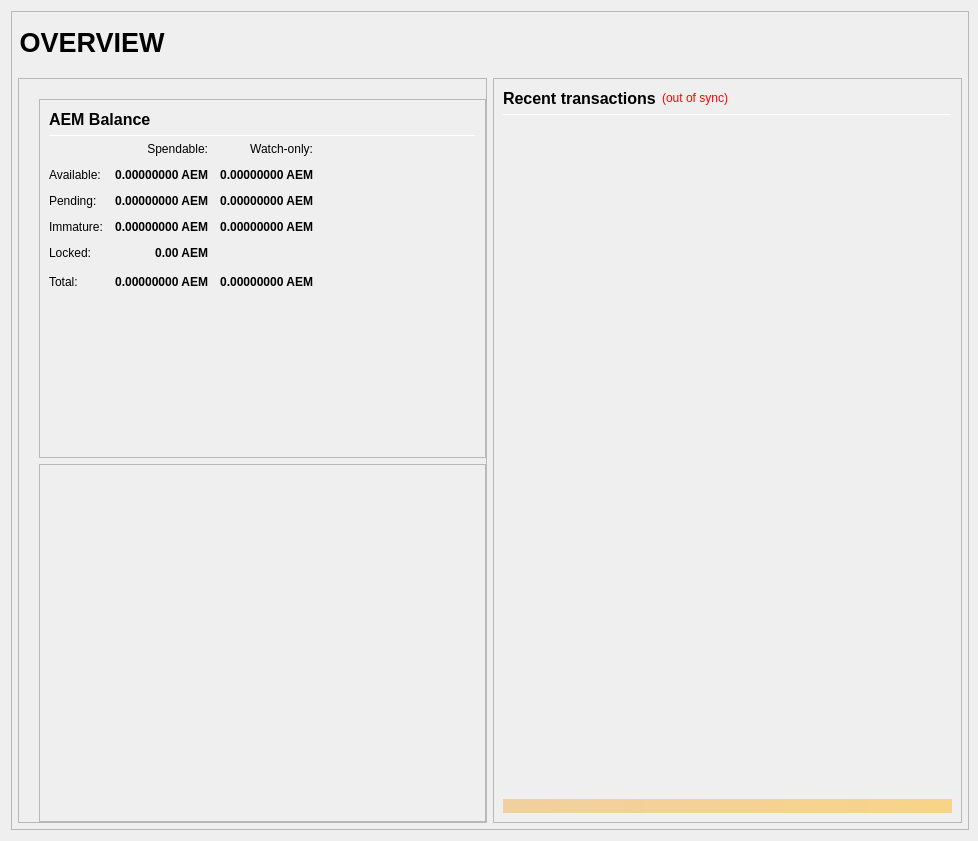
<?xml version="1.0" encoding="UTF-8"?>
<ui version="4.0">
 <class>OverviewPage</class>
 <widget class="QWidget" name="OverviewPage">
  <property name="geometry">
   <rect>
    <x>0</x>
    <y>0</y>
    <width>978</width>
    <height>841</height>
   </rect>
  </property>
  <property name="minimumSize">
   <size>
    <width>960</width>
    <height>682</height>
   </size>
  </property>
  <property name="windowTitle">
   <string>Form</string>
  </property>
  <layout class="QVBoxLayout" name="topLayout" stretch="1">
   <property name="rightMargin">
    <number>9</number>
   </property>
   <item>
    <widget class="QFrame" name="frame_BG">
     <property name="minimumSize">
      <size>
       <width>850</width>
       <height>610</height>
      </size>
     </property>
     <property name="maximumSize">
      <size>
       <width>16777215</width>
       <height>16777215</height>
      </size>
     </property>
     <property name="frameShape">
      <enum>QFrame::StyledPanel</enum>
     </property>
     <property name="frameShadow">
      <enum>QFrame::Raised</enum>
     </property>
     <layout class="QVBoxLayout" name="verticalLayout_3" stretch="1">
      <property name="leftMargin">
       <number>0</number>
      </property>
      <property name="topMargin">
       <number>0</number>
      </property>
      <property name="rightMargin">
       <number>0</number>
      </property>
      <property name="bottomMargin">
       <number>6</number>
      </property>
      <item>
       <layout class="QVBoxLayout" name="verticalLayout_Master" stretch="0,1">
        <property name="leftMargin">
         <number>0</number>
        </property>
        <property name="topMargin">
         <number>0</number>
        </property>
        <property name="rightMargin">
         <number>0</number>
        </property>
        <property name="bottomMargin">
         <number>0</number>
        </property>
        <item>
         <widget class="QFrame" name="frame_Header">
          <layout class="QVBoxLayout" name="verticalLayout_Header" stretch="0">
           <property name="leftMargin">
            <number>0</number>
           </property>
           <property name="topMargin">
            <number>0</number>
           </property>
           <property name="rightMargin">
            <number>0</number>
           </property>
           <property name="bottomMargin">
            <number>0</number>
           </property>
           <item>
            <layout class="QHBoxLayout" name="horizontalLayout_Header" stretch="1,0,1">
             <property name="spacing">
              <number>6</number>
             </property>
             <item>
              <widget class="QLabel" name="labelOverviewHeaderLeft">
               <property name="minimumSize">
                <size>
                 <width>464</width>
                 <height>60</height>
                </size>
               </property>
               <property name="maximumSize">
                <size>
                 <width>16777215</width>
                 <height>60</height>
                </size>
               </property>
               <property name="font">
                <font>
                 <pointsize>20</pointsize>
                 <weight>75</weight>
                 <bold>true</bold>
                </font>
               </property>
               <property name="text">
                <string> OVERVIEW</string>
               </property>
               <property name="alignment">
                <set>Qt::AlignLeading|Qt::AlignLeft|Qt::AlignVCenter</set>
               </property>
              </widget>
             </item>
             <item>
              <spacer name="horizontalSpacer_Header">
               <property name="orientation">
                <enum>Qt::Horizontal</enum>
               </property>
               <property name="sizeHint" stdset="0">
                <size>
                 <width>40</width>
                 <height>20</height>
                </size>
               </property>
              </spacer>
             </item>
             <item>
              <widget class="QLabel" name="labelOverviewHeaderRight">
               <property name="minimumSize">
                <size>
                 <width>464</width>
                 <height>60</height>
                </size>
               </property>
               <property name="maximumSize">
                <size>
                 <width>16777215</width>
                 <height>60</height>
                </size>
               </property>
               <property name="font">
                <font>
                 <pointsize>14</pointsize>
                </font>
               </property>
               <property name="text">
                <string/>
               </property>
               <property name="pixmap">
                <pixmap>../res/images/atheneum_logo_horizontal.png</pixmap>
               </property>
               <property name="alignment">
                <set>Qt::AlignRight|Qt::AlignTrailing|Qt::AlignVCenter</set>
               </property>
              </widget>
             </item>
            </layout>
           </item>
          </layout>
         </widget>
        </item>
        <item>
         <widget class="QFrame" name="frame_Content">
          <layout class="QVBoxLayout" name="verticalLayout_Content">
           <property name="leftMargin">
            <number>6</number>
           </property>
           <property name="topMargin">
            <number>0</number>
           </property>
           <property name="rightMargin">
            <number>6</number>
           </property>
           <property name="bottomMargin">
            <number>0</number>
           </property>
           <item>
            <layout class="QHBoxLayout" name="horizontalLayout_Content" stretch="1,1">
             <property name="spacing">
              <number>6</number>
             </property>
             <item>
              <layout class="QVBoxLayout" name="verticalLayout_left" stretch="0">
               <item>
                <widget class="QFrame" name="frameObfuscation">
                 <property name="minimumSize">
                  <size>
                   <width>0</width>
                   <height>0</height>
                  </size>
                 </property>
                 <property name="frameShape">
                  <enum>QFrame::StyledPanel</enum>
                 </property>
                 <property name="frameShadow">
                  <enum>QFrame::Raised</enum>
                 </property>
                 <layout class="QVBoxLayout" name="verticalLayout" stretch="0,0">
                  <property name="leftMargin">
                   <number>20</number>
                  </property>
                  <property name="topMargin">
                   <number>20</number>
                  </property>
                  <property name="rightMargin">
                   <number>0</number>
                  </property>
                  <property name="bottomMargin">
                   <number>0</number>
                  </property>
                  <item>
                   <widget class="QFrame" name="frame_Balances">
                    <property name="frameShape">
                     <enum>QFrame::StyledPanel</enum>
                    </property>
                    <property name="frameShadow">
                     <enum>QFrame::Raised</enum>
                    </property>
                    <layout class="QVBoxLayout" name="verticalLayout_4">
                     <item>
                      <layout class="QHBoxLayout" name="horizontalLayout_4">
                       <item>
                        <widget class="QLabel" name="label_5">
                         <property name="minimumSize">
                          <size>
                           <width>0</width>
                           <height>20</height>
                          </size>
                         </property>
                         <property name="font">
                          <font>
                           <pointsize>12</pointsize>
                           <weight>75</weight>
                           <bold>true</bold>
                          </font>
                         </property>
                         <property name="text">
                          <string>AEM Balance</string>
                         </property>
                        </widget>
                       </item>
                       <item>
                        <spacer name="horizontalSpacer_3">
                         <property name="orientation">
                          <enum>Qt::Horizontal</enum>
                         </property>
                         <property name="sizeHint" stdset="0">
                          <size>
                           <width>40</width>
                           <height>20</height>
                          </size>
                         </property>
                        </spacer>
                       </item>
                      </layout>
                     </item>
                     <item>
                      <widget class="Line" name="line_Balance">
                       <property name="minimumSize">
                        <size>
                         <width>0</width>
                         <height>1</height>
                        </size>
                       </property>
                       <property name="maximumSize">
                        <size>
                         <width>16777215</width>
                         <height>1</height>
                        </size>
                       </property>
                       <property name="orientation">
                        <enum>Qt::Horizontal</enum>
                       </property>
                      </widget>
                     </item>
                     <item>
                      <layout class="QGridLayout" name="gridLayout">
                       <property name="spacing">
                        <number>12</number>
                       </property>
                       <item row="0" column="1">
                        <widget class="QLabel" name="labelSpendable">
                         <property name="text">
                          <string>Spendable:</string>
                         </property>
                         <property name="alignment">
                          <set>Qt::AlignRight|Qt::AlignTrailing|Qt::AlignVCenter</set>
                         </property>
                        </widget>
                       </item>
                       <item row="0" column="2">
                        <widget class="QLabel" name="labelWatchonly">
                         <property name="text">
                          <string>Watch-only:</string>
                         </property>
                         <property name="alignment">
                          <set>Qt::AlignRight|Qt::AlignTrailing|Qt::AlignVCenter</set>
                         </property>
                        </widget>
                       </item>
                       <item row="1" column="0">
                        <widget class="QLabel" name="labelBalanceText">
                         <property name="text">
                          <string>Available:</string>
                         </property>
                        </widget>
                       </item>
                       <item row="1" column="1">
                        <widget class="QLabel" name="labelBalance">
                         <property name="font">
                          <font>
                           <weight>75</weight>
                           <bold>true</bold>
                          </font>
                         </property>
                         <property name="cursor">
                          <cursorShape>IBeamCursor</cursorShape>
                         </property>
                         <property name="toolTip">
                          <string>Your current spendable balance</string>
                         </property>
                         <property name="text">
                          <string notr="true">0.00000000 AEM</string>
                         </property>
                         <property name="alignment">
                          <set>Qt::AlignRight|Qt::AlignTrailing|Qt::AlignVCenter</set>
                         </property>
                         <property name="textInteractionFlags">
                          <set>Qt::LinksAccessibleByMouse|Qt::TextSelectableByKeyboard|Qt::TextSelectableByMouse</set>
                         </property>
                        </widget>
                       </item>
                       <item row="1" column="2">
                        <widget class="QLabel" name="labelWatchAvailable">
                         <property name="font">
                          <font>
                           <weight>75</weight>
                           <bold>true</bold>
                          </font>
                         </property>
                         <property name="cursor">
                          <cursorShape>IBeamCursor</cursorShape>
                         </property>
                         <property name="toolTip">
                          <string>Your current balance in watch-only addresses</string>
                         </property>
                         <property name="text">
                          <string notr="true">0.00000000 AEM</string>
                         </property>
                         <property name="alignment">
                          <set>Qt::AlignRight|Qt::AlignTrailing|Qt::AlignVCenter</set>
                         </property>
                         <property name="textInteractionFlags">
                          <set>Qt::LinksAccessibleByMouse|Qt::TextSelectableByKeyboard|Qt::TextSelectableByMouse</set>
                         </property>
                        </widget>
                       </item>
                       <item row="2" column="0">
                        <widget class="QLabel" name="labelPendingText">
                         <property name="text">
                          <string>Pending:</string>
                         </property>
                        </widget>
                       </item>
                       <item row="2" column="1">
                        <widget class="QLabel" name="labelUnconfirmed">
                         <property name="font">
                          <font>
                           <weight>75</weight>
                           <bold>true</bold>
                          </font>
                         </property>
                         <property name="cursor">
                          <cursorShape>IBeamCursor</cursorShape>
                         </property>
                         <property name="toolTip">
                          <string>Total of transactions that have yet to be confirmed, and do not yet count toward the spendable balance</string>
                         </property>
                         <property name="text">
                          <string notr="true">0.00000000 AEM</string>
                         </property>
                         <property name="alignment">
                          <set>Qt::AlignRight|Qt::AlignTrailing|Qt::AlignVCenter</set>
                         </property>
                         <property name="textInteractionFlags">
                          <set>Qt::LinksAccessibleByMouse|Qt::TextSelectableByKeyboard|Qt::TextSelectableByMouse</set>
                         </property>
                        </widget>
                       </item>
                       <item row="2" column="2">
                        <widget class="QLabel" name="labelWatchPending">
                         <property name="font">
                          <font>
                           <weight>75</weight>
                           <bold>true</bold>
                          </font>
                         </property>
                         <property name="cursor">
                          <cursorShape>IBeamCursor</cursorShape>
                         </property>
                         <property name="toolTip">
                          <string>Unconfirmed transactions to watch-only addresses</string>
                         </property>
                         <property name="text">
                          <string notr="true">0.00000000 AEM</string>
                         </property>
                         <property name="alignment">
                          <set>Qt::AlignRight|Qt::AlignTrailing|Qt::AlignVCenter</set>
                         </property>
                         <property name="textInteractionFlags">
                          <set>Qt::LinksAccessibleByMouse|Qt::TextSelectableByKeyboard|Qt::TextSelectableByMouse</set>
                         </property>
                        </widget>
                       </item>
                       <item row="3" column="0">
                        <widget class="QLabel" name="labelImmatureText">
                         <property name="text">
                          <string>Immature:</string>
                         </property>
                        </widget>
                       </item>
                       <item row="3" column="1">
                        <widget class="QLabel" name="labelImmature">
                         <property name="font">
                          <font>
                           <weight>75</weight>
                           <bold>true</bold>
                          </font>
                         </property>
                         <property name="cursor">
                          <cursorShape>IBeamCursor</cursorShape>
                         </property>
                         <property name="toolTip">
                          <string>Staked or masternode rewards that has not yet matured</string>
                         </property>
                         <property name="text">
                          <string notr="true">0.00000000 AEM</string>
                         </property>
                         <property name="alignment">
                          <set>Qt::AlignRight|Qt::AlignTrailing|Qt::AlignVCenter</set>
                         </property>
                         <property name="textInteractionFlags">
                          <set>Qt::LinksAccessibleByMouse|Qt::TextSelectableByKeyboard|Qt::TextSelectableByMouse</set>
                         </property>
                        </widget>
                       </item>
                       <item row="3" column="2">
                        <widget class="QLabel" name="labelWatchImmature">
                         <property name="font">
                          <font>
                           <weight>75</weight>
                           <bold>true</bold>
                          </font>
                         </property>
                         <property name="cursor">
                          <cursorShape>IBeamCursor</cursorShape>
                         </property>
                         <property name="toolTip">
                          <string>Staked or masternode rewards in watch-only addresses that has not yet matured</string>
                         </property>
                         <property name="text">
                          <string notr="true">0.00000000 AEM</string>
                         </property>
                         <property name="alignment">
                          <set>Qt::AlignRight|Qt::AlignTrailing|Qt::AlignVCenter</set>
                         </property>
                         <property name="textInteractionFlags">
                          <set>Qt::LinksAccessibleByMouse|Qt::TextSelectableByKeyboard|Qt::TextSelectableByMouse</set>
                         </property>
                        </widget>
                       </item>
                       <item row="4" column="0">
                        <widget class="QLabel" name="labelLockedBalanceText">
                         <property name="toolTip">
                          <string>Locked AEM or Masternode collaterals. These are excluded from zAEM minting.</string>
                         </property>
                         <property name="text">
                          <string>Locked:</string>
                         </property>
                        </widget>
                       </item>
                       <item row="4" column="1">
                        <widget class="QLabel" name="labelLockedBalance">
                         <property name="font">
                          <font>
                           <weight>75</weight>
                           <bold>true</bold>
                          </font>
                         </property>
                         <property name="cursor">
                          <cursorShape>IBeamCursor</cursorShape>
                         </property>
                         <property name="toolTip">
                          <string>Locked AEM or Masternode collaterals. These are excluded from zAEM minting.</string>
                         </property>
                         <property name="text">
                          <string notr="true">0.00 AEM</string>
                         </property>
                         <property name="alignment">
                          <set>Qt::AlignRight|Qt::AlignTrailing|Qt::AlignVCenter</set>
                         </property>
                         <property name="textInteractionFlags">
                          <set>Qt::LinksAccessibleByMouse|Qt::TextSelectableByKeyboard|Qt::TextSelectableByMouse</set>
                         </property>
                        </widget>
                       </item>
                       <item row="5" column="0">
                        <widget class="QLabel" name="labelTotalText">
                         <property name="toolTip">
                          <string>Your current Atheneum balance, unconfirmed and immature transactions included</string>
                         </property>
                         <property name="text">
                          <string>Total:</string>
                         </property>
                        </widget>
                       </item>
                       <item row="5" column="1">
                        <widget class="QLabel" name="labelTotal">
                         <property name="font">
                          <font>
                           <weight>75</weight>
                           <bold>true</bold>
                          </font>
                         </property>
                         <property name="cursor">
                          <cursorShape>IBeamCursor</cursorShape>
                         </property>
                         <property name="toolTip">
                          <string>Your current Atheneum balance, unconfirmed and immature transactions included</string>
                         </property>
                         <property name="text">
                          <string notr="true">0.00000000 AEM</string>
                         </property>
                         <property name="alignment">
                          <set>Qt::AlignRight|Qt::AlignTrailing|Qt::AlignVCenter</set>
                         </property>
                         <property name="textInteractionFlags">
                          <set>Qt::LinksAccessibleByMouse|Qt::TextSelectableByKeyboard|Qt::TextSelectableByMouse</set>
                         </property>
                        </widget>
                       </item>
                       <item row="5" column="2">
                        <widget class="QLabel" name="labelWatchTotal">
                         <property name="font">
                          <font>
                           <weight>75</weight>
                           <bold>true</bold>
                          </font>
                         </property>
                         <property name="cursor">
                          <cursorShape>IBeamCursor</cursorShape>
                         </property>
                         <property name="toolTip">
                          <string>Current total balance in watch-only addresses</string>
                         </property>
                         <property name="text">
                          <string notr="true">0.00000000 AEM</string>
                         </property>
                         <property name="alignment">
                          <set>Qt::AlignRight|Qt::AlignTrailing|Qt::AlignVCenter</set>
                         </property>
                         <property name="textInteractionFlags">
                          <set>Qt::LinksAccessibleByMouse|Qt::TextSelectableByKeyboard|Qt::TextSelectableByMouse</set>
                         </property>
                        </widget>
                       </item>
                       <item row="5" column="3">
                        <spacer name="horizontalSpacer_9">
                         <property name="orientation">
                          <enum>Qt::Horizontal</enum>
                         </property>
                         <property name="sizeHint" stdset="0">
                          <size>
                           <width>40</width>
                           <height>20</height>
                          </size>
                         </property>
                        </spacer>
                       </item>
                      </layout>
                     </item>
                     <item>
                      <spacer name="verticalSpacer_3">
                       <property name="orientation">
                        <enum>Qt::Vertical</enum>
                       </property>
                       <property name="sizeHint" stdset="0">
                        <size>
                         <width>20</width>
                         <height>40</height>
                        </size>
                       </property>
                      </spacer>
                     </item>
                    </layout>
                   </widget>
                  </item>
                  <item>
                   <widget class="QFrame" name="frame_ZerocoinBalances">
                    <property name="frameShape">
                     <enum>QFrame::StyledPanel</enum>
                    </property>
                    <property name="frameShadow">
                     <enum>QFrame::Raised</enum>
                    </property>
                    <layout class="QVBoxLayout" name="verticalLayout_7">
                     <item>
                      <spacer name="verticalSpacer_4">
                       <property name="orientation">
                        <enum>Qt::Vertical</enum>
                       </property>
                       <property name="sizeHint" stdset="0">
                        <size>
                         <width>20</width>
                         <height>40</height>
                        </size>
                       </property>
                      </spacer>
                     </item>
                    </layout>
                   </widget>
                  </item>
                 </layout>
                </widget>
               </item>
              </layout>
             </item>
             <item>
              <layout class="QVBoxLayout" name="verticalLayout_right" stretch="1">
               <item>
                <widget class="QFrame" name="frame_RecentTransactions">
                 <property name="minimumSize">
                  <size>
                   <width>0</width>
                   <height>0</height>
                  </size>
                 </property>
                 <property name="frameShape">
                  <enum>QFrame::StyledPanel</enum>
                 </property>
                 <property name="frameShadow">
                  <enum>QFrame::Raised</enum>
                 </property>
                 <layout class="QVBoxLayout" name="verticalLayout_1" stretch="0,0,0,0,0">
                  <item>
                   <layout class="QHBoxLayout" name="horizontalLayout_2">
                    <item>
                     <widget class="QLabel" name="label_4">
                      <property name="minimumSize">
                       <size>
                        <width>0</width>
                        <height>20</height>
                       </size>
                      </property>
                      <property name="font">
                       <font>
                        <pointsize>12</pointsize>
                        <weight>75</weight>
                        <bold>true</bold>
                       </font>
                      </property>
                      <property name="text">
                       <string>Recent transactions</string>
                      </property>
                     </widget>
                    </item>
                    <item>
                     <widget class="QLabel" name="labelTransactionsStatus">
                      <property name="cursor">
                       <cursorShape>WhatsThisCursor</cursorShape>
                      </property>
                      <property name="toolTip">
                       <string>The displayed information may be out of date. Your wallet automatically synchronizes with the Atheneum network after a connection is established, but this process has not completed yet.</string>
                      </property>
                      <property name="styleSheet">
                       <string notr="true">QLabel { color: red; }</string>
                      </property>
                      <property name="text">
                       <string notr="true">(out of sync)</string>
                      </property>
                      <property name="alignment">
                       <set>Qt::AlignRight|Qt::AlignTrailing|Qt::AlignVCenter</set>
                      </property>
                     </widget>
                    </item>
                    <item>
                     <spacer name="horizontalSpacer">
                      <property name="orientation">
                       <enum>Qt::Horizontal</enum>
                      </property>
                      <property name="sizeHint" stdset="0">
                       <size>
                        <width>40</width>
                        <height>20</height>
                       </size>
                      </property>
                     </spacer>
                    </item>
                   </layout>
                  </item>
                  <item>
                   <widget class="Line" name="line">
                    <property name="minimumSize">
                     <size>
                      <width>0</width>
                      <height>1</height>
                     </size>
                    </property>
                    <property name="maximumSize">
                     <size>
                      <width>16777215</width>
                      <height>1</height>
                     </size>
                    </property>
                    <property name="orientation">
                     <enum>Qt::Horizontal</enum>
                    </property>
                   </widget>
                  </item>
                  <item>
                   <widget class="QListView" name="listTransactions">
                    <property name="minimumSize">
                     <size>
                      <width>0</width>
                      <height>0</height>
                     </size>
                    </property>
                    <property name="styleSheet">
                     <string notr="true">QListView { background: transparent; }</string>
                    </property>
                    <property name="frameShape">
                     <enum>QFrame::NoFrame</enum>
                    </property>
                    <property name="verticalScrollBarPolicy">
                     <enum>Qt::ScrollBarAlwaysOff</enum>
                    </property>
                    <property name="horizontalScrollBarPolicy">
                     <enum>Qt::ScrollBarAlwaysOff</enum>
                    </property>
                    <property name="selectionMode">
                     <enum>QAbstractItemView::NoSelection</enum>
                    </property>
                   </widget>
                  </item>
                  <item>
                   <spacer name="verticalSpacer_2">
                    <property name="orientation">
                     <enum>Qt::Vertical</enum>
                    </property>
                    <property name="sizeType">
                     <enum>QSizePolicy::Expanding</enum>
                    </property>
                    <property name="sizeHint" stdset="0">
                     <size>
                      <width>20</width>
                      <height>40</height>
                     </size>
                    </property>
                   </spacer>
                  </item>
                  <item>
                   <widget class="QLabel" name="labelAlerts">
                    <property name="maximumSize">
                     <size>
                      <width>16777215</width>
                      <height>16777215</height>
                     </size>
                    </property>
                    <property name="styleSheet">
                     <string notr="true">background-color: qlineargradient(x1: 0, y1: 0, x2: 1, y2: 0, stop:0 #F0D0A0, stop:1 #F8D488); color:#000000;</string>
                    </property>
                    <property name="text">
                     <string/>
                    </property>
                    <property name="wordWrap">
                     <bool>true</bool>
                    </property>
                    <property name="margin">
                     <number>3</number>
                    </property>
                   </widget>
                  </item>
                 </layout>
                </widget>
               </item>
              </layout>
             </item>
            </layout>
           </item>
          </layout>
         </widget>
        </item>
       </layout>
      </item>
     </layout>
    </widget>
   </item>
  </layout>
 </widget>
 <resources/>
 <connections/>
</ui>
